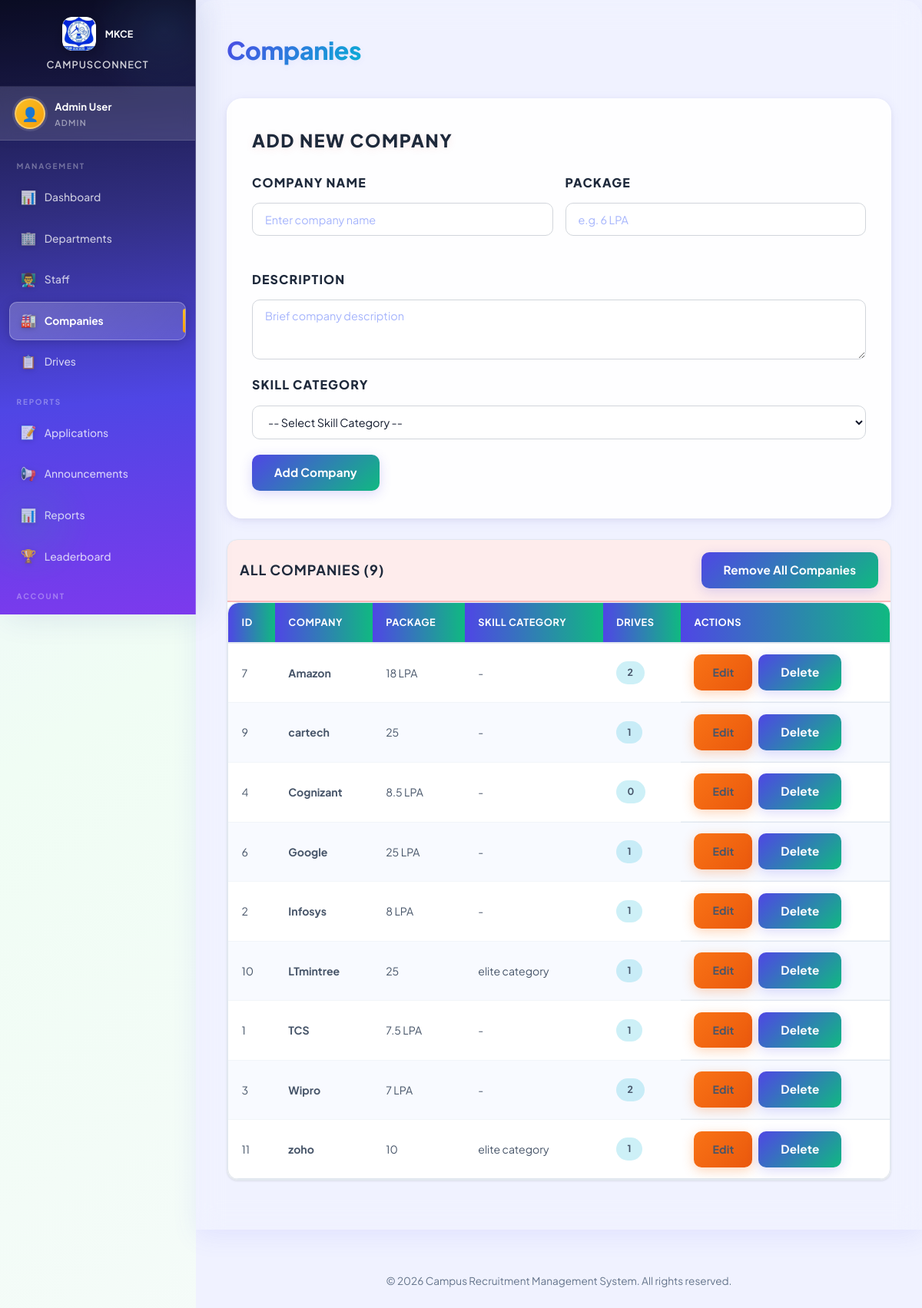
The page /admin/companies.php (signed in) on the database its author committed.
### tables this page shows
CREATE TABLE `companies` (
  `company_id` int(11) NOT NULL,
  `company_name` varchar(150) NOT NULL,
  `package` varchar(50) NOT NULL,
  `description` text DEFAULT NULL,
  `skill_category` varchar(32) DEFAULT NULL,
  `location` varchar(255) DEFAULT NULL,
  `founded` year(4) DEFAULT NULL,
  `ceo` varchar(255) DEFAULT NULL,
  `branches` text DEFAULT NULL,
  `skills` text DEFAULT NULL
);

### admin/companies.php (the view, shortened to what this page needs)
<?php
require_once '../config/db.php';
try {
    $conn->exec("
        DELETE c1 FROM companies c1
        INNER JOIN companies c2
        ON c1.company_id = c2.company_id AND c1.company_name < c2.company_name
    ");
    $maxId = (int)$conn->query("SELECT COALESCE(MAX(company_id), 0) FROM companies")->fetchColumn();
    $nextId = $maxId + 1;
    $conn->exec("ALTER TABLE companies MODIFY COLUMN company_id INT(11) NOT NULL AUTO_INCREMENT");
    $conn->exec("ALTER TABLE companies AUTO_INCREMENT = $nextId");
} catch (Exception $e) {
    try {
        $conn->exec("ALTER TABLE companies ADD PRIMARY KEY (company_id)");
        $conn->exec("ALTER TABLE companies MODIFY COLUMN company_id INT(11) NOT NULL AUTO_INCREMENT");
    } catch (Exception $e2) {
    }
}
try {
    $conn->query("SELECT skill_category FROM companies LIMIT 1");
} catch (Exception $e) {
    try {
        $conn->exec("ALTER TABLE companies ADD COLUMN skill_category VARCHAR(32) DEFAULT NULL AFTER description");
    } catch (Exception $e2) {
    }
}
$companies = $conn->query("
    SELECT c.*, (SELECT COUNT(*) FROM drives WHERE company_id = c.company_id) AS drive_count
    FROM companies c ORDER BY c.company_name
")->fetchAll();
include '../includes/header.php';
?>
<div class="main-content-wrapper">
<div class="page-wrapper">
    <div class="container">
        <div class="page-header">
            <h2>Companies</h2>
        </div>
        <div class="glass-card">
            <div class="glass-card-header">Add New Company</div>
            <form method="POST">
                <div class="form-row">
                    <div class="form-group">
                        <label>Company Name</label>
                        <input type="text" name="company_name" placeholder="Enter company name" required>
                    </div>
                    <div class="form-group">
                        <label>Package</label>
                        <input type="text" name="package" placeholder="e.g. 6 LPA" required>
                    </div>
                </div>
                <div class="form-group">
                    <label>Description</label>
                    <textarea name="description" placeholder="Brief company description" rows="3"></textarea>
                </div>
                <div class="form-group">
                    <label>Skill Category</label>
                    <select name="skill_category" class="form-control" required>
                        <option value="">-- Select Skill Category --</option>
                    </select>
                </div>
                <button type="submit" name="add_company" class="btn btn-primary">Add Company</button>
            </form>
        </div>
        <div class="table-wrapper">
            <div style="padding:1rem; border-bottom:2px solid rgba(239,68,68,0.3); background:rgba(239,68,68,0.1); display:flex; align-items:center; justify-content:space-between; gap:1rem; flex-wrap:wrap;">
                <h3 style="color:#f87171; margin:0; font-size:1.125rem; text-transform:uppercase; letter-spacing:0.05em;">All Companies (<?= count($companies) ?>)</h3>
                <?php if (count($companies) > 0): ?>
                <form method="POST" onsubmit="return confirm('This will permanently delete ALL companies along with their drives and applications. Continue?');">
                    <button type="submit" name="delete_all_companies" class="btn btn-danger btn-sm">Remove All Companies</button>
                </form>
                <?php endif; ?>
            </div>
            <div class="table-responsive">
                <table>
                    <thead>
                        <tr>
                            <th>ID</th>
                            <th>Company</th>
                            <th>Package</th>
                            <th>Skill Category</th>
                            <th>Drives</th>
                            <th>Actions</th>
                        </tr>
                    </thead>
                    <tbody>
                        <?php if (count($companies) === 0): ?>
                            <tr><td colspan="6" style="text-align:center; padding:2rem; color:#d0d5ff;">No companies found.</td></tr>
                        <?php else: ?>
                            <?php foreach ($companies as $c): ?>
                            <tr>
                                <td><?= $c['company_id'] ?></td>
                                <td><strong><?= htmlspecialchars($c['company_name']) ?></strong></td>
                                <td><?= htmlspecialchars($c['package']) ?></td>
                                <td><?= htmlspecialchars($c['skill_category'] ?? '-') ?></td>
                                <td><span class="badge"><?= $c['drive_count'] ?></span></td>
                                <td class="action-btns">
                                    <button class="btn btn-warning btn-sm" onclick="editCompany(<?= htmlspecialchars(json_encode($c)) ?>)">Edit</button>
                                    <form method="POST" style="display:inline;" onsubmit="return confirm('Delete <?= htmlspecialchars(addslashes($c['company_name'])) ?> and its drives/applications?');">
                                        <button type="submit" name="delete_company" class="btn btn-danger btn-sm">Delete</button>
                                    </form>
                                </td>
                            </tr>
                            <?php endforeach; ?>
                        <?php endif; ?>
                    </tbody>
                </table>
            </div>
        </div>
    </div>
</div>
<?php include '../includes/footer.php'; ?>

### css/modern-design.css (style rules this page uses)
:root { --color-bg-primary: #ffffff; --color-bg-secondary: #f5f7fa; --color-bg-tertiary: #eff2f5; --color-text-primary: #1f2937; --color-text-secondary: #6b7280; --color-text-tertiary: #9ca3af; --color-bg-primary-dark: #0f172a; --color-bg-secondary-dark: #1e293b; --color-bg-tertiary-dark: #334155; --color-text-primary-dark: #f1f5f9; --color-text-secondary-dark: #cbd5e1; --color-text-tertiary-dark: #94a3b8; --gradient-primary: linear-gradient(135deg, #3b82f6 0%, #2563eb 100%); --gradient-secondary: linear-gradient(135deg, #10b981 0%, #059669 100%); --gradient-tertiary: linear-gradient(135deg, #f59e0b 0%, #d97706 100%); --gradient-quaternary: linear-gradient(135deg, #8b5cf6 0%, #7c3aed 100%); --gradient-warm: linear-gradient(135deg, #06b6d4 0%, #0891b2 100%); --neon-purple: #6366f1; --neon-cyan: #0891b2; --neon-pink: #ec4899; --neon-blue: #3b82f6; --shadow-sm: 0 2px 8px rgba(31, 41, 55, 0.08); --shadow-md: 0 4px 16px rgba(31, 41, 55, 0.10); --shadow-lg: 0 8px 32px rgba(31, 41, 55, 0.12); --shadow-xl: 0 20px 48px rgba(31, 41, 55, 0.15); --glow-soft: 0 0 20px rgba(59, 130, 246, 0.2); --glow-medium: 0 0 40px rgba(59, 130, 246, 0.3); --glow-strong: 0 0 60px rgba(59, 130, 246, 0.4); --radius-sm: 8px; --radius-md: 12px; --radius-lg: 16px; --radius-xl: 24px; --radius-full: 9999px; --space-1: 4px; --space-2: 8px; --space-3: 12px; --space-4: 16px; --space-5: 20px; --space-6: 24px; --space-8: 32px; --space-10: 40px; --space-12: 48px; --transition-fast: 150ms cubic-bezier(0.4, 0, 0.2, 1); --transition-base: 250ms cubic-bezier(0.4, 0, 0.2, 1); --transition-slow: 350ms cubic-bezier(0.4, 0, 0.2, 1); }
:root[data-theme="light"], body:not(.dark-mode) { --active-bg-primary: var(--color-bg-primary); --active-bg-secondary: var(--color-bg-secondary); --active-bg-tertiary: var(--color-bg-tertiary); --active-text-primary: var(--color-text-primary); --active-text-secondary: var(--color-text-secondary); --active-text-tertiary: var(--color-text-tertiary); }
* { margin: 0; padding: 0; box-sizing: border-box; }
html { scroll-behavior: smooth; }
body { font-family: -apple-system, BlinkMacSystemFont, 'Segoe UI', 'Roboto', 'Oxygen', 'Ubuntu', 'Cantarell', 'Fira Sans', 'Droid Sans', 'Helvetica Neue', sans-serif; background-color: var(--active-bg-primary); color: var(--active-text-primary); line-height: 1.6; transition: background-color var(--transition-base), color var(--transition-base); overflow-x: hidden; }
:root[data-theme="light"] body { background-color: var(--color-bg-primary); }
.form-group { margin-bottom: var(--space-5); }

### css/sidebar-fix.css (style rules this page uses)
*, *::before, *::after { box-sizing: border-box; }
html, body { margin: 0; padding: 0; overflow-x: hidden; width: 100%; font-family: 'Poppins', 'Segoe UI', sans-serif; }
body { background: #f0f4ff !important; }

### css/all-modules.css (style rules this page uses)
:root { --c-bg: #f0f4ff; --c-white: #ffffff; --c-border: #e2e8f0; --c-border-h: #93c5fd; --c-text: #1e293b; --c-muted: #64748b; --c-radius: 18px; --c-shadow: 0 2px 16px rgba(30,58,138,0.06); --c-shadow-h: 0 10px 36px rgba(37,99,235,0.12); --s-1: #2563eb; --s-2: #1d4ed8; --s-grad: linear-gradient(135deg,#2563eb,#1d4ed8); --t-1: #7c3aed; --t-2: #6d28d9; --t-grad: linear-gradient(135deg,#7c3aed,#6d28d9); --a-1: #4f46e5; --a-2: #4338ca; --a-grad: linear-gradient(135deg,#4f46e5,#4338ca); }
body, .sidebar, .login-card, .stud-card { transition: background 0.4s cubic-bezier(.4,0,.2,1), color 0.4s cubic-bezier(.4,0,.2,1), box-shadow 0.4s; }

### rows shown on the page
companies: company_id "7", company_name "Amazon", package "18 LPA", skill_category "-", drive_count "2"
companies: company_id "9", company_name "cartech", package "25", skill_category "-", drive_count "1"
companies: company_id "4", company_name "Cognizant", package "8.5 LPA", skill_category "-", drive_count "0"
companies: company_id "6", company_name "Google", package "25 LPA", skill_category "-", drive_count "1"
companies: company_id "2", company_name "Infosys", package "8 LPA", skill_category "-", drive_count "1"
companies: company_id "10", company_name "LTmintree", package "25", skill_category "elite category", drive_count "1"
companies: company_id "1", company_name "TCS", package "7.5 LPA", skill_category "-", drive_count "1"
companies: company_id "3", company_name "Wipro", package "7 LPA", skill_category "-", drive_count "2"
companies: company_id "11", company_name "zoho", package "10", skill_category "elite category", drive_count "1"

### other values the page prints
$_SESSION['name'] "Admin User"
$_SESSION['role'] "ADMIN"
count($companies) "9"
